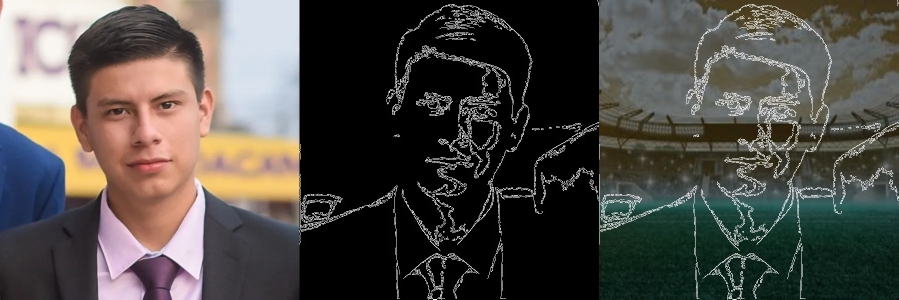
#> input picture descargas/20250709_214155_collage_imagenes.jpg, 1797 x 599 px (shown at 1/2 size)
$ python -i app.py   (imports and definitions only)   (older library calls are emulated)
#> lines starting #> are read from the running program, lines starting #| are printed output that depends on the picture
import cv2
import gradio as gr
import numpy as np
import os
import time

# Crear carpeta "descargas" si no existe
# [2 lines not run here, left out]

# Cargar imágenes desde una carpeta preestablecida
image_folder = "images/"
image_files = ["luis.jpg", "LUIS2.jpg", "LUIS3.jpg", "LUIS4.jpg"]  # Lista de imágenes
background_images = ["1.jpeg", "2.jpeg", "3.jpeg"]  # Imágenes para fondo

# Cargar los clasificadores Haar cascades pre-entrenados para la detección de objetos
face_cascade = cv2.CascadeClassifier(cv2.data.haarcascades + 'haarcascade_frontalface_default.xml')
eye_cascade = cv2.CascadeClassifier(cv2.data.haarcascades + 'haarcascade_eye.xml')

def load_image(image_path):
    img = cv2.imread(image_folder + image_path)
    return cv2.cvtColor(img, cv2.COLOR_BGR2RGB)

# Función para mostrar la imagen cargada
# [22 lines left out: functions display_image, convert_color, not called in this run]

# Función para aplicar transformaciones a la imagen
def process_image(image, rotation=0, flip=0, resize_percentage_width=100, resize_percentage_height=100, brightness=0, contrast=1, filter_type="Mediana", gamma=1.0):
    # Aplicar rotación
#> called with rotation = 0, flip = 0, resize_percentage_width = 100, resize_percentage_height = 100, brightness = 0, contrast = 1, filter_type = 'Mediana', gamma = 1
    rows, cols = image.shape[:2]
#> rows = 599; cols = 1797
    M = cv2.getRotationMatrix2D((cols / 2, rows / 2), rotation, 1)
#> M = [[1, 0, 0], [0, 1, 0]]
    rotated = cv2.warpAffine(image, M, (cols, rows))

    # Voltear la imagen
    flipped = cv2.flip(rotated, flip)
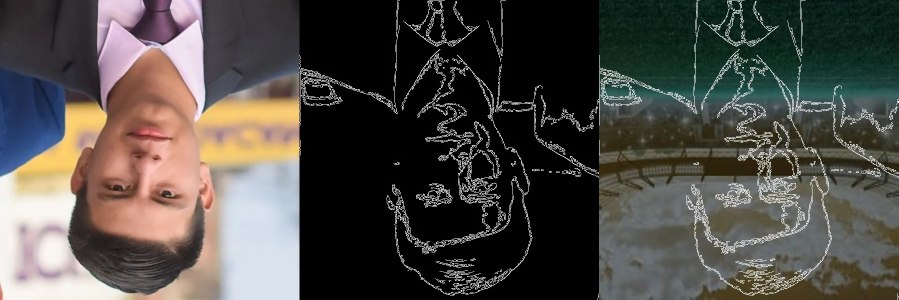
#> flipped: shape (599, 1797, 3) (shown at 1/2 size); mean R, G, B 78.7, 75.5, 70.7

    # Redimensionar la imagen por porcentaje
    new_width = int(cols * (resize_percentage_width / 100))
#> new_width = 1797
    new_height = int(rows * (resize_percentage_height / 100))
#> new_height = 599
    resized = cv2.resize(flipped, (new_width, new_height))

    # Ajuste de brillo y contraste
    adjusted = cv2.convertScaleAbs(resized, alpha=contrast, beta=brightness)

    # Corrección Gamma
    gamma_corrected = np.array(255 * (adjusted / 255) ** gamma, dtype='uint8')

    # Asegurarse de que los valores estén dentro del rango [0, 255]
    gamma_corrected = np.clip(gamma_corrected, 0, 255)

    # Inicialización de la variable filtered para prevenir UnboundLocalError
    filtered = gamma_corrected

    # Aplicación de filtros
    if filter_type == "Mediana":
        filtered = cv2.medianBlur(gamma_corrected, 5)
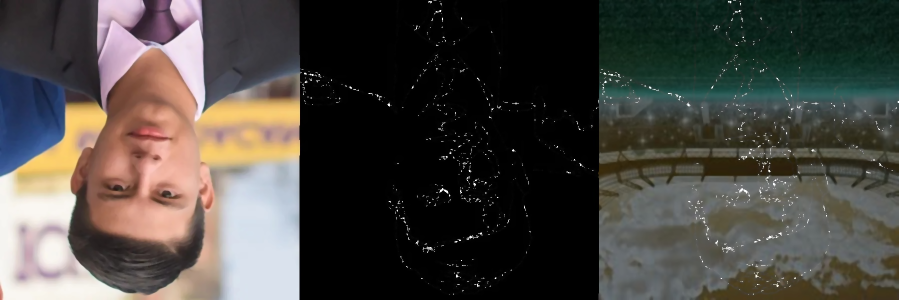
#> filtered: shape (599, 1797, 3) (shown at 1/2 size); mean R, G, B 72.8, 69.6, 64.7
    elif filter_type == "Gaussiano":
        filtered = cv2.GaussianBlur(gamma_corrected, (5, 5), 0)
    elif filter_type == "Bilateral":
        filtered = cv2.bilateralFilter(gamma_corrected, 9, 75, 75)
    elif filter_type == "Detección de bordes":
        # Detección de bordes con Canny
        gray = cv2.cvtColor(gamma_corrected, cv2.COLOR_RGB2GRAY)
        filtered = cv2.Canny(gray, 100, 200)
        # Convertir la imagen a RGB para evitar problemas de canales al combinarla con el fondo
        filtered = cv2.cvtColor(filtered, cv2.COLOR_GRAY2RGB)
    elif filter_type == "Enfocar":
        kernel = np.array([[-1, -1, -1], [-1, 9, -1], [-1, -1, -1]])
        filtered = cv2.filter2D(gamma_corrected, -1, kernel)
    elif filter_type == "Media":
        filtered = cv2.blur(gamma_corrected, (5, 5))
    elif filter_type == "Sobel":
        grad_x = cv2.Sobel(gamma_corrected, cv2.CV_64F, 1, 0, ksize=3)
        grad_y = cv2.Sobel(gamma_corrected, cv2.CV_64F, 0, 1, ksize=3)
        filtered = cv2.magnitude(grad_x, grad_y)
        filtered = cv2.convertScaleAbs(filtered)  # Convertir los valores a uint8
    elif filter_type == "Scharr":
        grad_x = cv2.Scharr(gamma_corrected, cv2.CV_64F, 1, 0)
        grad_y = cv2.Scharr(gamma_corrected, cv2.CV_64F, 0, 1)
        filtered = cv2.magnitude(grad_x, grad_y)
        filtered = cv2.convertScaleAbs(filtered)  # Convertir los valores a uint8
    elif filter_type == "Dilatación":
        kernel = np.ones((5, 5), np.uint8)
        filtered = cv2.dilate(gamma_corrected, kernel, iterations=1)
    elif filter_type == "Erosión":
        kernel = np.ones((5, 5), np.uint8)
        filtered = cv2.erode(gamma_corrected, kernel, iterations=1)
    elif filter_type == "Contornos":
        gray = cv2.cvtColor(gamma_corrected, cv2.COLOR_RGB2GRAY)
        contours, _ = cv2.findContours(gray, cv2.RETR_EXTERNAL, cv2.CHAIN_APPROX_SIMPLE)
        filtered = cv2.drawContours(gamma_corrected.copy(), contours, -1, (0, 255, 0), 3)
    elif filter_type == "Umbral":
        _, filtered = cv2.threshold(gamma_corrected, 127, 255, cv2.THRESH_BINARY)

    # Ecualización de Histograma
    if filter_type == "Ecualización":
        gray_image = cv2.cvtColor(gamma_corrected, cv2.COLOR_RGB2GRAY)
        filtered = cv2.equalizeHist(gray_image)

    # Mejoramiento de detalles (realce)
    if filter_type == "Realce":
        kernel = np.array([[0, -1, 0], [-1, 5,-1], [0, -1, 0]])
        filtered = cv2.filter2D(gamma_corrected, -1, kernel)

    return filtered

# Función para guardar la imagen procesada en la carpeta local con nombre único
# [69 lines left out: functions save_image, combine_with_background, detect_faces, detect_eyes, image_statistics, grabcut_segmentation and 1 more, not called in this run]

# Interfaz de Gradio
# [106 lines not run here, left out]

>>> import cv2
>>> picture = cv2.cvtColor(cv2.imread('descargas/20250709_214155_collage_imagenes.jpg'), cv2.COLOR_BGR2RGB)
>>> result = process_image(picture)

$ run again, on descargas/20250709_214209_collage_imagenes.jpg
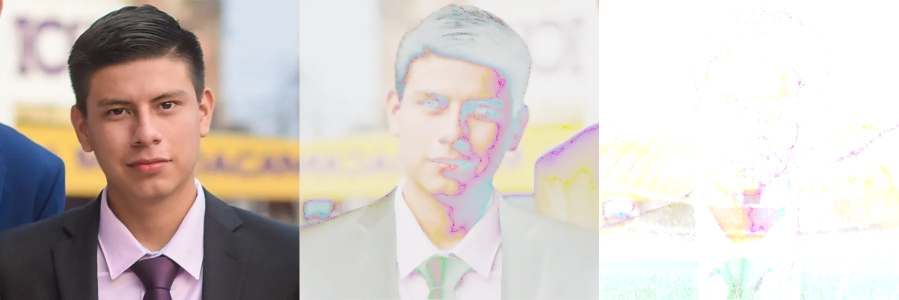
#> input picture descargas/20250709_214209_collage_imagenes.jpg, 1797 x 599 px (shown at 1/2 size)
#> in process_image, `flipped = cv2.flip(rotated, flip)`:
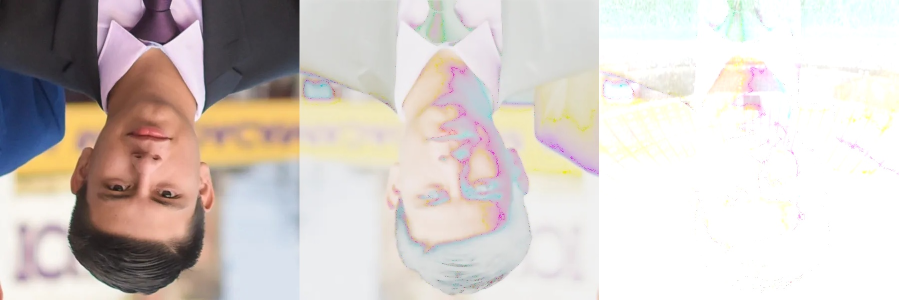
#> flipped: shape (599, 1797, 3) (shown at 1/2 size); mean R, G, B 210.2, 202.3, 197.9

$ run again, on descargas/20250709_214228_collage_imagenes.jpg
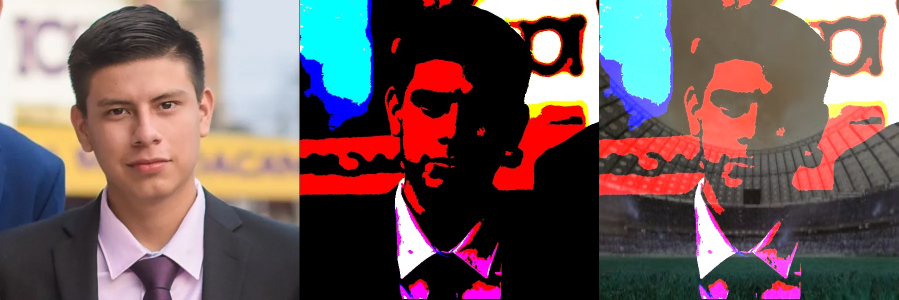
#> input picture descargas/20250709_214228_collage_imagenes.jpg, 1797 x 599 px (shown at 1/2 size)
#> in process_image, `flipped = cv2.flip(rotated, flip)`:
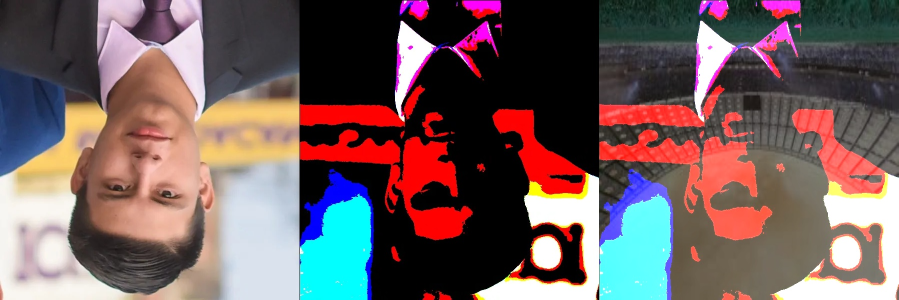
#> flipped: shape (599, 1797, 3) (shown at 1/2 size); mean R, G, B 114, 93.9, 94.2

$ run again, on descargas/20250709_214837_collage_imagenes.jpg
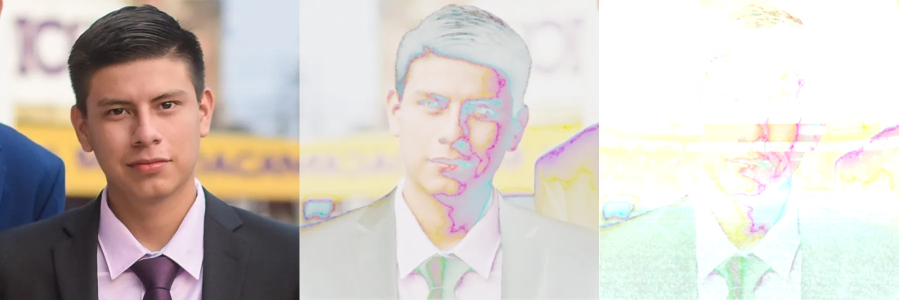
#> input picture descargas/20250709_214837_collage_imagenes.jpg, 1797 x 599 px (shown at 1/2 size)
#> in process_image, `flipped = cv2.flip(rotated, flip)`:
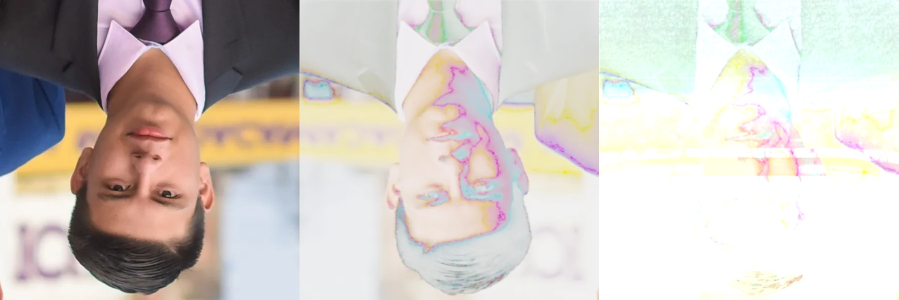
#> flipped: shape (599, 1797, 3) (shown at 1/2 size); mean R, G, B 208.4, 201.8, 196.1
